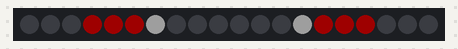
Recording of a sketch running on a simulated Arduino Uno, built with avr-gcc and run on an emulated ATmega328P. On the bench: 20 RGB LEDs in strip order, left to right. Dim RGB values are drawn brighter than linear.

Above: at 0.15 s.
At 1.05 s:
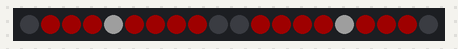

Measured:
- by itself, everything shown: repeats every 1.2 s, in 4 steps

The sketch:

mushroom.ino
```cpp
#include "FastLED.h"
#define LED_TYPE    WS2812
#define COLOR_ORDER GRB
#define NUM_LEDS 20
#define DATA_PIN 0
#define BRIGHTNESS 30
CRGB leds[NUM_LEDS];
uint8_t timer1=140,timer2=20;
#define PROG_SIZE 140
uint8_t pattern[] = {
 99, 99, 99,  0,  0,  0, 70, 99, 99, 99,
 99, 99, 70,  0,  0,  0, 70, 70, 99, 99,
 99, 70, 70,  0,  0,  0, 70, 70, 70, 99,
 99, 70, 70,  0,  0,  0,  0, 70, 70, 99,
 99,  0,  0,  0, 70,  0,  0,  0,  0, 99,
  0,  0,  0, 70, 70, 70,  0,  0, 70,  0,
 70, 70,  0, 70, 70, 70,  0, 70, 70, 70,
 70, 70,  0,  0, 70,  0,  0,  0, 70,  0,
 70,  0, 99, 99, 99, 99, 99, 99,  0,  0,
 99, 99, 50, 99, 50, 50, 99, 50, 99, 99,
 99, 50, 50, 99, 50, 50, 99, 50, 50, 99,
 99, 50, 50, 50, 50, 50, 50, 50, 50, 99,
 99, 50, 50, 50, 50, 50, 50, 50, 50, 99,
 99, 99, 50, 50, 50, 50, 50, 50, 99, 99,
};


void setup() {
  FastLED.addLeds<LED_TYPE, DATA_PIN, COLOR_ORDER>(leds, NUM_LEDS);
  FastLED.clear();
  FastLED.setBrightness( BRIGHTNESS );
}

void loop() {
  static uint8_t startIndex = 0;

  for (uint8_t i = 0; i < 10; ++i) {
    CRGB c;
    if(timer1!=0 )
    {
      if (pattern[startIndex] == 70) {
        c = CRGB::White;
      }
      else if (pattern[startIndex] == 0){
        c = CRGB::Red;
      }
      else if (pattern[startIndex] == 99){
        c = CRGB::Black;
      }
      else if (pattern[startIndex] ==50){
        c = CRGB::Khaki;
      }
      timer1--;
      startIndex += 1;
    }
    else
    {
      c = CRGB::Black;
      timer2--;
      if(timer2==0)
      {
        timer1=140;
        timer2=20;
      }
    }
    leds[i] = c;
    leds[19  - i] = c;
    if (startIndex == PROG_SIZE) startIndex = 0;

  }

  FastLED.show();
  FastLED.delay(3);
}
```
